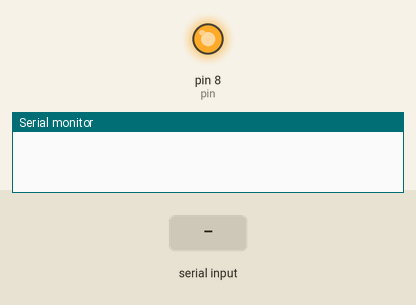
This sketch was run on a simulated Arduino Uno, built with avr-gcc and run on an emulated ATmega328P. Parts: output pins drawn as LEDs (lit = HIGH), the last lines printed to the serial monitor. The test bench sets the inputs (shaded band).

Above: at 1.2 s.
1.3 s: "0" received over Serial
At 2.3 s:
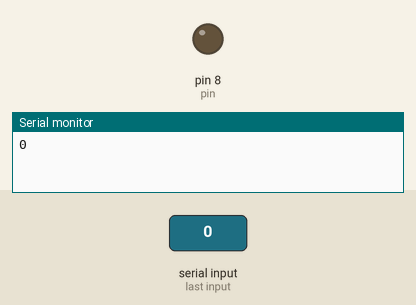
2.8 s: "1" received over Serial
At 3.4 s:
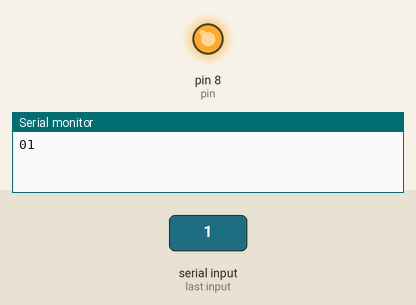
Timing chart, 0 to 5.8 s (numbered marks = the images above; inputs shaded):
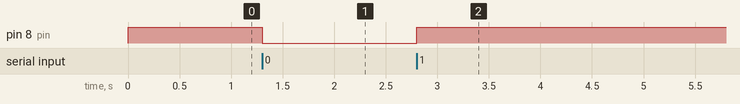

The sketch:

LED_On_Off_serial.ino
```cpp
char serialData;
int pin=8;


void setup()
{
  pinMode(pin, OUTPUT);
  Serial.begin(9600);
  digitalWrite( pin, HIGH);
  // put your setup code here, to run once:

}

void loop()
{
  if (Serial.available() >0)
  {
    serialData = Serial.read();
    Serial.print(serialData);
  }
  if (serialData == '1') // if (serialData == 49)
  {
    digitalWrite( pin, HIGH);
  }
    else if (serialData == '0') // elseif (serialData == 48)
  {
    digitalWrite( pin, LOW);
  }
  // put your main code here, to run repeatedly:
}
```

Measured:
- after the input at 1.3 s, pin 8 (pin): HIGH → LOW at once
- after the input at 2.8 s, pin 8 (pin): LOW → HIGH at once
